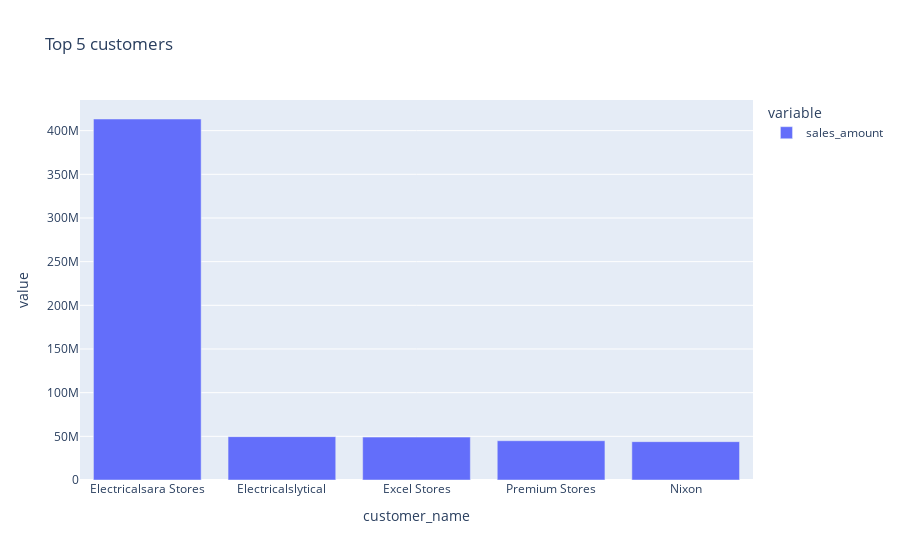

The notebook cell saved with this chart:
### Code cell
#Top 5 customers
dff5 = df.groupby(["custmer_name"]).sales_amount.sum().reset_index()


#sort 
dff5 = dff5.sort_values(by=['sales_amount'], ascending= False)
#filter top 5
dff5 = dff5.head(5)
#fix typo
dff5=dff5.rename(columns={'custmer_name':'customer_name'})

#plot the bars
fig = px.bar(dff5, x="customer_name", y=["sales_amount"], title="Top 5 customers")

fig.show()

### Figure 1 — Plotly figure (JSON) as saved in the notebook; plotly's stock layout.template omitted (floating-point values rounded to 4 significant figures)
{"data": [{"alignmentgroup": "True", "hovertemplate": "variable=sales_amount<br>customer_name=%{x}<br>value=%{y}<extra></extra>", "legendgroup": "sales_amount", "marker": {"color": "#636efa", "pattern": {"shape": ""}}, "name": "sales_amount", "offsetgroup": "sales_amount", "orientation": "v", "showlegend": true, "textposition": "auto", "type": "bar", "x": ["Electricalsara Stores", "Electricalslytical", "Excel Stores", "Premium Stores", "Nixon"], "xaxis": "x", "y": [413333588, 49644189, 49115620, 44962751, 43893083], "yaxis": "y"}], "layout": {"barmode": "relative", "legend": {"title": {"text": "variable"}, "tracegroupgap": 0}, "title": {"text": "Top 5 customers"}, "xaxis": {"anchor": "y", "domain": [0, 1], "title": {"text": "customer_name"}}, "yaxis": {"anchor": "x", "domain": [0, 1], "title": {"text": "value"}}}}
